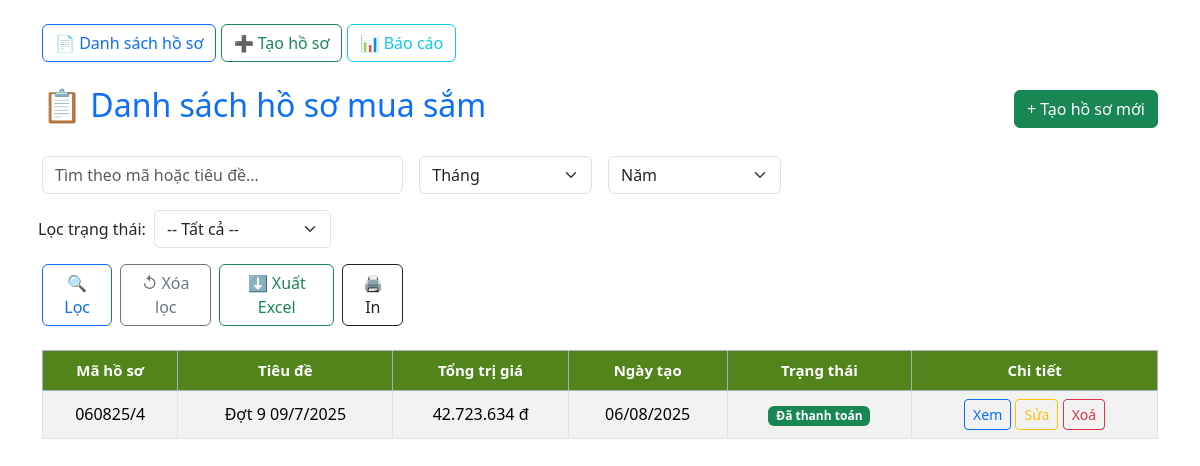
The page / on the database its author committed.
### procure/models.py (models this page shows, shortened)
class ProcurementRecord(models.Model):
    code = models.CharField(max_length=20, unique=True, blank=True, verbose_name="Mã hồ sơ")
    title = models.CharField(max_length=255, verbose_name="Tiêu đề")
    description = models.TextField(blank=True, null=True, verbose_name="Mô tả")
    total_cost = models.DecimalField(max_digits=15, decimal_places=2, default=0, verbose_name="Tổng trị giá")
    date_created = models.DateField(auto_now_add=True, verbose_name="Ngày tạo")
    date_recorded = models.DateField(default=timezone.now, verbose_name="Ngày lập hồ sơ")
    is_paid = models.BooleanField(default=False, verbose_name="Đã thanh toán")
    def save(self,*args, **kwargs):
        if not self.code:
            today = getattr(self, 'date_recorded', None) or timezone.now().date()
            count_today = ProcurementRecord.objects.filter(date_recorded=today).count() + 1
            date_part = today.strftime("%d%m%y")
            self.code = f"{date_part}/{count_today}"
        super().save(*args, **kwargs)
    class Meta:
        ordering = ['code']
        verbose_name = 'Hồ sơ'
        verbose_name_plural = 'Hồ sơ'
    def calc_total_cost(self):
        total = sum(item.total_price() for item in self.items.all())
        self.total_cost = total
        self.save(update_fields=['total_cost'])  # chỉ lưu trường này
        return total

### procure/views.py (the view)
# urls.py: path('', ProcurementRecordListView.as_view(), name='record_list'),
class ProcurementRecordListView(ListView):
    model = ProcurementRecord
    template_name = "procure/record_list.html"
    context_object_name = "records"
    paginate_by = 10
    def get_queryset(self):
        qs = ProcurementRecord.objects.all()
        q = self.request.GET.get("q")
        if q:
            qs = qs.filter(Q(code__icontains=q) | Q(title__icontains=q))
        month = self.request.GET.get("month")
        year = self.request.GET.get("year")
        if month and year:
            qs = qs.filter(date_recorded__month=month, date_recorded__year=year)
        is_paid = self.request.GET.get("is_paid")
        if is_paid in ["0", "1"]:
            qs = qs.filter(is_paid=bool(int(is_paid)))
        return qs.order_by("-date_recorded")
    def get_context_data(self, **kwargs):
        context = super().get_context_data(**kwargs)
        records = context.get("records", [])
        for record in records:
            try:
                record.calculated_total_cost = record.calc_total_cost()
            except Exception:
                record.calculated_total_cost = getattr(record, "total_cost", 0)
        context["q"] = self.request.GET.get("q", "")
        context["month"] = self.request.GET.get("month", "")
        now = datetime.now()
        context["years"] = list(range(2020, now.year + 1))
        context["current_year"] = now.year
        context["months"] = [f"{i:02d}" for i in range(1, 13)]
        return context

### procure/models.py (called while the page is built)
    def total_price(self):
        return self.quantity * self.unit_price

### procure/templatetags/custom_filters.py (called while the page is built)
@register.filter
def intdot(value):
    try:
        value = int(value)
        return f"{value:,}".replace(",", ".")
    except:
        return value

### procure/templates/procure/record_list.html (shortened to what this page needs)
{% extends "procure/base.html" %}
{% load humanize %}
{% load custom_filters %}
{% block content %}
<body class="container mt-5">
  <div class="d-flex justify-content-between align-items-center mb-4">
    <h2 class="text-primary">📋 Danh sách hồ sơ mua sắm</h2>
    <a href="{% url 'procure:record_form' %}" class="btn btn-success">+ Tạo hồ sơ mới</a>
  </div>
  <form method="get" class="row g-3 mb-4">
    <div class="col-md-4">
      <input type="text" name="q" value="{{ q }}" placeholder="Tìm theo mã hoặc tiêu đề..." class="form-control">
    </div>
    <div class="col-md-2">
      <select name="month" class="form-select">
        <option value="">Tháng</option>
      </select>
    </div>
    <div class="col-md-2">
        <select name="year" class="form-select">
            <option value="">Năm</option>
        </select>
    </div>
    <div class="row g-2 align-items-center">
      <div class="col-auto">
        <label for="is_paid" class="col-form-label">Lọc trạng thái:</label>
      </div>
      <div class="col-auto">
        <select name="is_paid" id="is_paid" class="form-select">
          <option value="">-- Tất cả --</option>
        </select>
      </div>
    </div>
    <div class="col-md-4 d-flex gap-2">
      <button type="submit" class="btn btn-outline-primary">🔍 Lọc</button>
      <a href="{% url 'procure:record_list' %}" class="btn btn-outline-secondary">↺ Xóa lọc</a>
      <a href="{% url 'procure:export_excel' %}?q={{ q }}&month={{ month }}&year={{ year }}" class="btn btn-outline-success">⬇️ Xuất Excel</a>
      <button type="button" onclick="window.print()" class="btn btn-outline-dark">🖨️ In</button>
    </div>
  </form>
  {% if records %}
    <table class="table table-striped table-bordered table-hover align-middle text-center align-middle">
      <thead class="table-primary text-center align-middle">
        <tr>
          <th>Mã hồ sơ</th>
          <th>Tiêu đề</th>
          <th>Tổng trị giá</th>
          <th>Ngày tạo</th>
          <th>Trạng thái</th>
          <th>Chi tiết</th>
        </tr>
      </thead>
      <tbody>
        {% for record in records %}
          <tr>
            <td>{{ record.code }}</td>
            <td>{{ record.title }}</td>
            <td>{{ record.calculated_total_cost|intdot}} đ</td>
            <td>{{ record.date_created|date:"d/m/Y" }}</td>
            <td>
              {% if record.is_paid %}
                <span class="badge bg-success">Đã thanh toán</span>
              {% else %}
                <span class="badge bg-warning text-dark">Chưa thanh toán</span>
              {% endif %}
            </td>
            <td>
              <a href="{% url 'procure:record_detail' record.pk %}" class="btn btn-sm btn-outline-primary">Xem</a>
              <a href="{% url 'procure:edit_record' record.pk%}" class="btn btn-sm btn-outline-warning">Sửa</a>
              <a href="{% url 'procure:delete_record' record.pk%}" class="btn btn-sm btn-outline-danger">Xoá</a>
            </td>
          </tr>
        {% endfor %}
      </tbody>
    </table>
  {% else %}
    <p class="text-muted">Không tìm thấy hồ sơ nào phù hợp.</p>
  {% endif %}
</body>
{% endblock content %}

### procure/templates/procure/base.html (style rules this page uses)
body { padding-bottom: 50px; }
thead th { background-color: rgb(81, 132, 27) !important; color: white !important; font-weight: 600; text-align: center; vertical-align: middle; font-size: 15px; }
tbody td { vertical-align: middle; }

### rows shown on the page
ProcurementRecord: code "060825/4", title "Đợt 9 09/7/2025", calculated_total_cost "42.723.634", date_created "06/08/2025", is_paid "Đã thanh toán"
